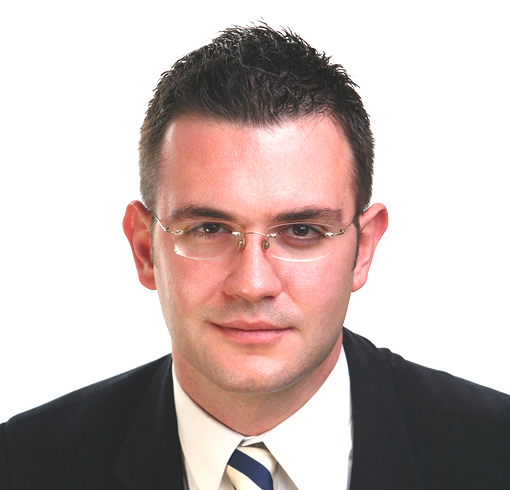
#> input picture plow/input/asd.jpg, 510 x 490 px, found by its file name
$ python p.py
#> lines starting #> are read from the running program, lines starting #| are printed output that depends on the picture; after the words box and inside, x2 and y2 are one past the last pixel; in counts of white or black regions, pixels touching at a corner belong together
import cv2
image_path = "input/asd.jpg"
face_cascade = cv2.CascadeClassifier('haarcascade_frontalface_default.xml')
image = cv2.imread(image_path)
#> image is the input picture: shape (490, 510, 3); mean B, G, R 179.9, 183.3, 198.5
gray = cv2.cvtColor(image, cv2.COLOR_BGR2GRAY)
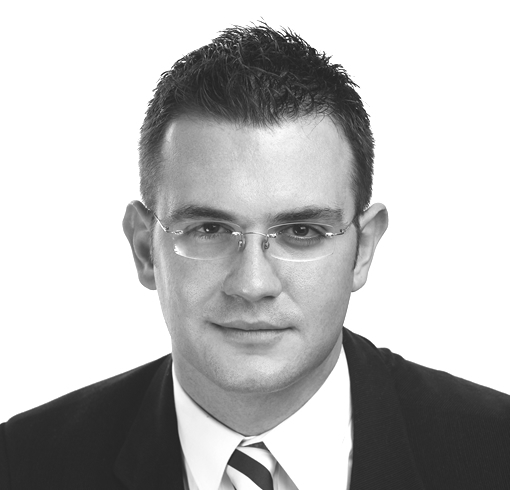
#> gray: shape (490, 510); min 25, max 255, mean 187.4
faces = face_cascade.detectMultiScale(
    gray,
    scaleFactor=1.1,
    minNeighbors=5,
    minSize=(10, 10)
)
#> faces = [[122, 131, 261, 261]]
faces_detected = format(len(faces)) + " faces detected!"
#> faces_detected = '1 faces detected!'
print(faces_detected)
#| 1 faces detected!
# Draw a rectangle around the faces
for (x, y, w, h) in faces:
    cv2.rectangle(image, (x, y), (x+w, y+h), (255, 255, 0), 2)
#> this loop made 1 pass
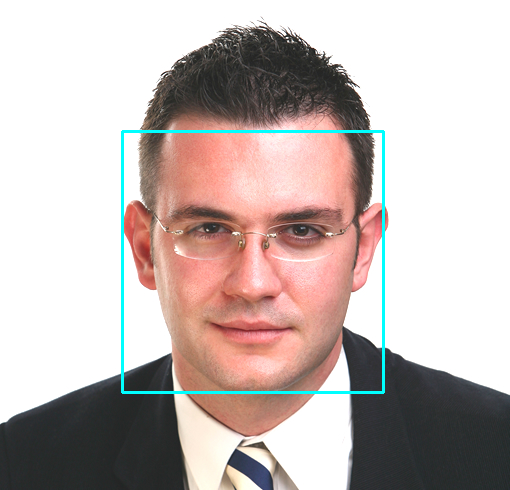
#> image: shape (490, 510, 3); 1.25% of pixels changed, all inside (x1, y1, x2, y2) = (121, 130, 385, 394)
#> (the run stopped early here; a loop or call above may not have finished)

$ run again, with plow/input/photo.jpg copied over plow/input/asd.jpg
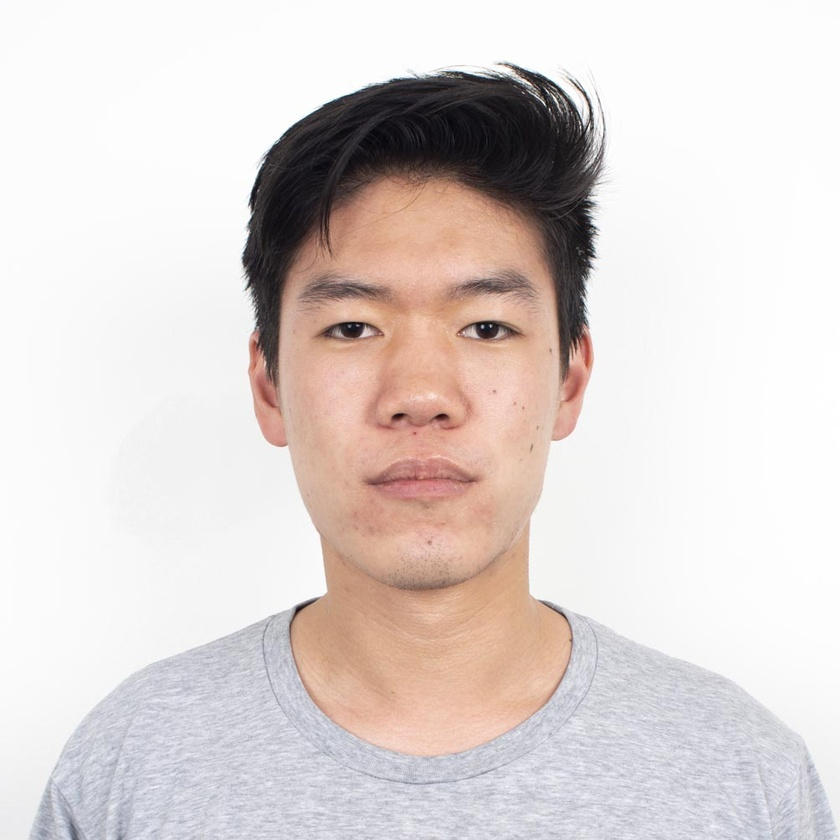
#> input picture plow/input/photo.jpg, 840 x 840 px, shrunk from 1004 x 1004 before the run, found by its file name
#> image is the input picture: shape (840, 840, 3); mean B, G, R 209.7, 212.2, 221.3
#> `gray = cv2.cvtColor(image, cv2.COLOR_BGR2GRAY)`:
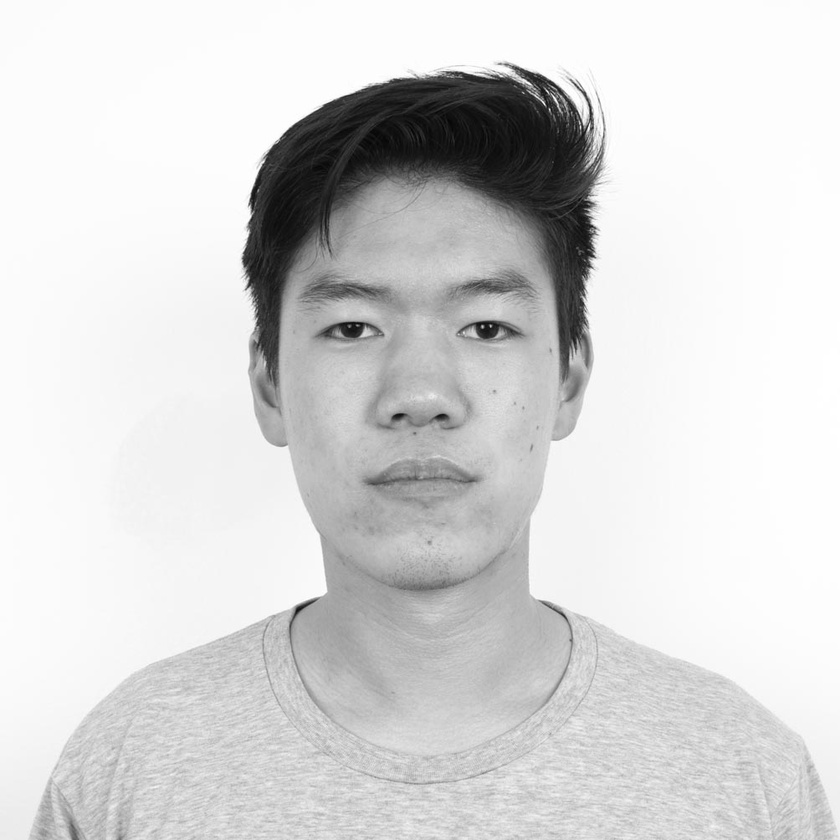
#> gray: shape (840, 840); min 2, max 255, mean 214.6
#> faces = [[239, 181, 369, 369]]
#> faces_detected = '1 faces detected!'
#| 1 faces detected!
#> the loop `for (x, y, w, h) in faces:` made 1 pass
#> after the loop `for (x, y, w, h) in faces:`:
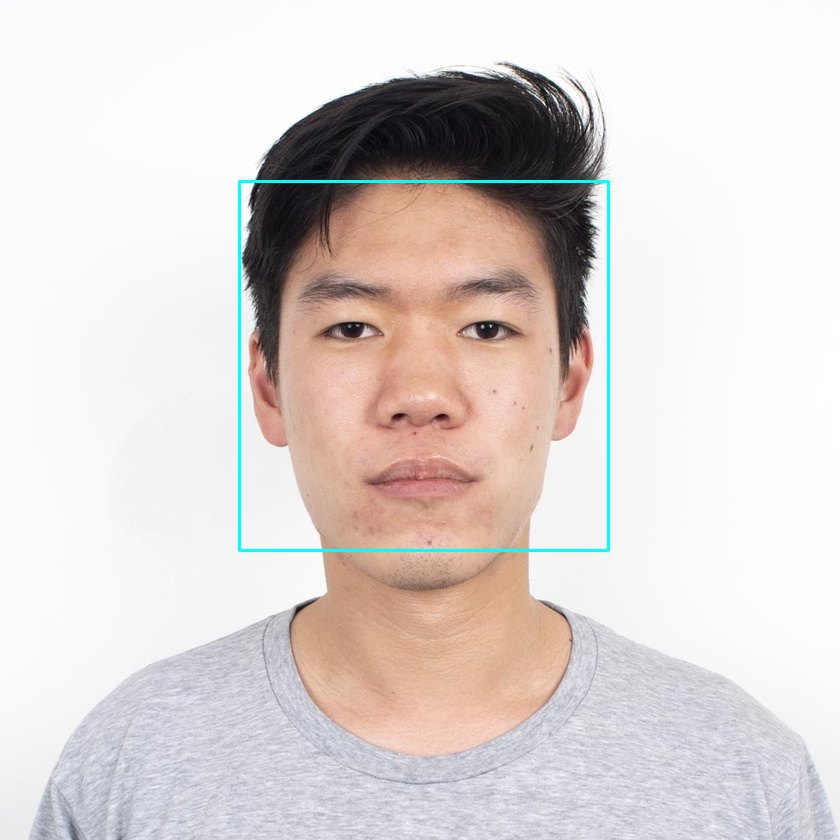
#> image: shape (840, 840, 3); 0.63% of pixels changed, all inside (x1, y1, x2, y2) = (238, 180, 610, 552)

$ run again, with plow/input/s.png saved as plow/input/asd.jpg
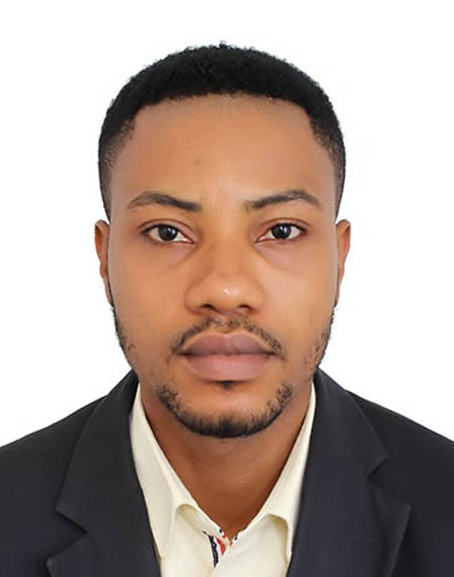
#> input picture plow/input/s.png, 454 x 577 px, found by its file name
#> image is the input picture: shape (577, 454, 3); mean B, G, R 152.7, 161.8, 179.5
#> `gray = cv2.cvtColor(image, cv2.COLOR_BGR2GRAY)`:
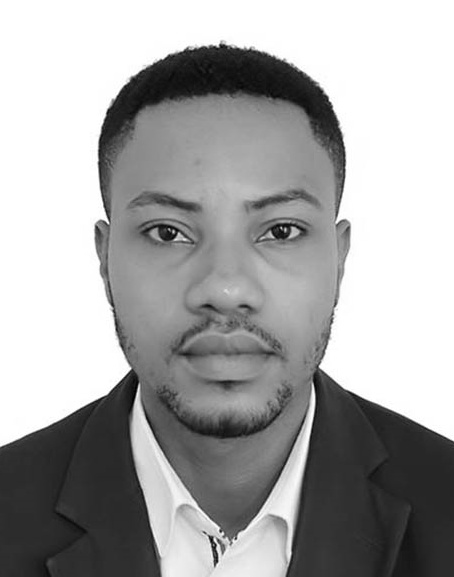
#> gray: shape (577, 454); min 0, max 255, mean 166.1
#> faces = [[74, 114, 300, 300]]
#> faces_detected = '1 faces detected!'
#| 1 faces detected!
#> the loop `for (x, y, w, h) in faces:` made 1 pass
#> after the loop `for (x, y, w, h) in faces:`:
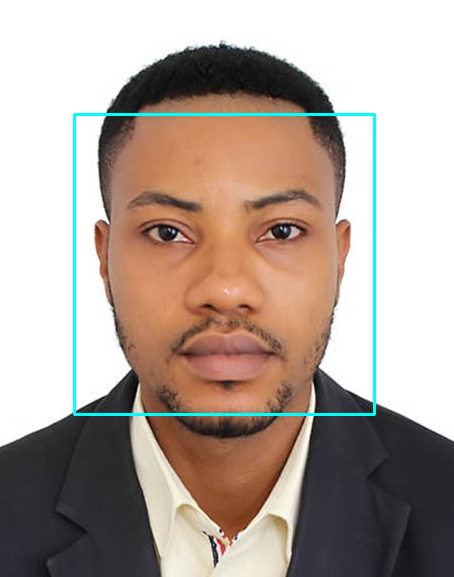
#> image: shape (577, 454, 3); 1.37% of pixels changed, all inside (x1, y1, x2, y2) = (73, 113, 376, 416)
